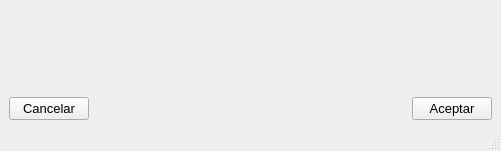
<?xml version="1.0" encoding="UTF-8"?>
<ui version="4.0">
 <class>MainWindow</class>
 <widget class="QMainWindow" name="MainWindow">
  <property name="geometry">
   <rect>
    <x>0</x>
    <y>0</y>
    <width>501</width>
    <height>151</height>
   </rect>
  </property>
  <property name="windowTitle">
   <string>MainWindow</string>
  </property>
  <widget class="QWidget" name="centralwidget">
   <layout class="QVBoxLayout" name="verticalLayout">
    <item>
     <layout class="QVBoxLayout" name="verticalLayout_3">
      <item>
       <widget class="QLabel" name="label">
        <property name="font">
         <font>
          <pointsize>9</pointsize>
         </font>
        </property>
        <property name="text">
         <string>&lt;html&gt;&lt;head/&gt;&lt;body&gt;&lt;p align=&quot;center&quot;&gt;&lt;br/&gt;&lt;/p&gt;&lt;/body&gt;&lt;/html&gt;</string>
        </property>
       </widget>
      </item>
      <item>
       <layout class="QHBoxLayout" name="horizontalLayout_3">
        <item>
         <widget class="QPushButton" name="pushButton_13">
          <property name="font">
           <font>
            <pointsize>10</pointsize>
           </font>
          </property>
          <property name="text">
           <string>Cancelar</string>
          </property>
         </widget>
        </item>
        <item>
         <spacer name="horizontalSpacer_2">
          <property name="orientation">
           <enum>Qt::Orientation::Horizontal</enum>
          </property>
          <property name="sizeHint" stdset="0">
           <size>
            <width>40</width>
            <height>20</height>
           </size>
          </property>
         </spacer>
        </item>
        <item>
         <widget class="QPushButton" name="pushButton_12">
          <property name="font">
           <font>
            <pointsize>10</pointsize>
           </font>
          </property>
          <property name="text">
           <string>Aceptar</string>
          </property>
         </widget>
        </item>
       </layout>
      </item>
     </layout>
    </item>
   </layout>
  </widget>
  <widget class="QStatusBar" name="statusbar"/>
 </widget>
 <resources/>
 <connections/>
</ui>
